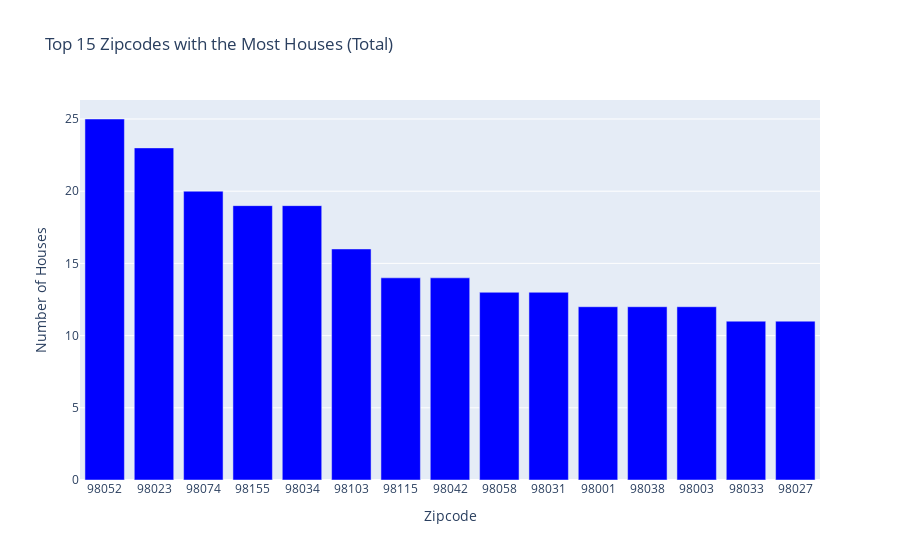

The notebook cell saved with this chart:
### Code cell
# Konvertiere die Indexwerte der Series in Strings
zipcodes_total_str = zipcodes_total.index.astype(str)

# Erstelle das Balkendiagramm für zipcodes_total
fig1 = go.Figure(go.Bar(x=zipcodes_total_str, y=zipcodes_total.values,
                        marker_color='blue'))
fig1.update_layout(title='Top 15 Zipcodes with the Most Houses (Total)',
                   xaxis_title='Zipcode',
                   yaxis_title='Number of Houses')


# Zeige die Plots an
fig1.show()

### Figure 1 — Plotly figure (JSON) as saved in the notebook; plotly's stock layout.template omitted (floating-point values rounded to 4 significant figures)
{"data": [{"marker": {"color": "blue"}, "type": "bar", "x": ["98052", "98023", "98074", "98155", "98034", "98103", "98115", "98042", "98058", "98031", "98001", "98038", "98003", "98033", "98027"], "y": [25, 23, 20, 19, 19, 16, 14, 14, 13, 13, 12, 12, 12, 11, 11]}], "layout": {"title": {"text": "Top 15 Zipcodes with the Most Houses (Total)"}, "xaxis": {"title": {"text": "Zipcode"}}, "yaxis": {"title": {"text": "Number of Houses"}}}}
